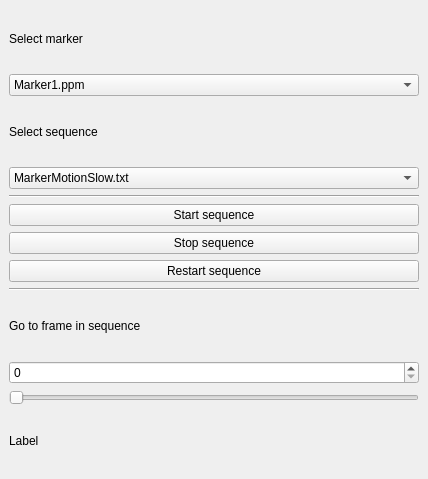
<?xml version="1.0" encoding="UTF-8"?>
<ui version="4.0">
 <class>SamplePlugin</class>
 <widget class="QDockWidget" name="SamplePlugin">
  <property name="geometry">
   <rect>
    <x>0</x>
    <y>0</y>
    <width>428</width>
    <height>479</height>
   </rect>
  </property>
  <property name="windowTitle">
   <string>DockWidget</string>
  </property>
  <widget class="QWidget" name="dockWidgetContents">
   <layout class="QVBoxLayout" name="verticalLayout_2">
    <item>
     <layout class="QVBoxLayout" name="verticalLayout">
      <item>
       <widget class="QLabel" name="label">
        <property name="text">
         <string>Select marker</string>
        </property>
       </widget>
      </item>
      <item>
       <widget class="QComboBox" name="_drop_markerselect">
        <item>
         <property name="text">
          <string>Marker1.ppm</string>
         </property>
        </item>
        <item>
         <property name="text">
          <string>Marker2a.ppm</string>
         </property>
        </item>
        <item>
         <property name="text">
          <string>Marker2b.ppm</string>
         </property>
        </item>
        <item>
         <property name="text">
          <string>Marker3.ppm</string>
         </property>
        </item>
       </widget>
      </item>
      <item>
       <widget class="QLabel" name="label_2">
        <property name="text">
         <string>Select sequence</string>
        </property>
       </widget>
      </item>
      <item>
       <widget class="QComboBox" name="_drop_sequenceselect">
        <item>
         <property name="text">
          <string>MarkerMotionSlow.txt</string>
         </property>
        </item>
        <item>
         <property name="text">
          <string>MarkerMotionMedium.txt</string>
         </property>
        </item>
        <item>
         <property name="text">
          <string>MarkerMotionFast.txt</string>
         </property>
        </item>
       </widget>
      </item>
      <item>
       <widget class="Line" name="line">
        <property name="orientation">
         <enum>Qt::Horizontal</enum>
        </property>
       </widget>
      </item>
      <item>
       <widget class="QPushButton" name="_btnStart">
        <property name="text">
         <string>Start sequence</string>
        </property>
       </widget>
      </item>
      <item>
       <widget class="QPushButton" name="_btnStop">
        <property name="text">
         <string>Stop sequence</string>
        </property>
       </widget>
      </item>
      <item>
       <widget class="QPushButton" name="_btnRestart">
        <property name="text">
         <string>Restart sequence</string>
        </property>
       </widget>
      </item>
      <item>
       <widget class="Line" name="line_2">
        <property name="orientation">
         <enum>Qt::Horizontal</enum>
        </property>
       </widget>
      </item>
      <item>
       <widget class="QLabel" name="label_3">
        <property name="text">
         <string>Go to frame in sequence</string>
        </property>
       </widget>
      </item>
      <item>
       <widget class="QSpinBox" name="_spinBox">
        <property name="maximum">
         <number>50</number>
        </property>
       </widget>
      </item>
      <item>
       <widget class="QSlider" name="_slider">
        <property name="maximum">
         <number>500</number>
        </property>
        <property name="pageStep">
         <number>1</number>
        </property>
        <property name="orientation">
         <enum>Qt::Horizontal</enum>
        </property>
       </widget>
      </item>
      <item>
       <widget class="QLabel" name="_label">
        <property name="text">
         <string>Label</string>
        </property>
       </widget>
      </item>
     </layout>
    </item>
   </layout>
  </widget>
 </widget>
 <resources/>
 <connections/>
</ui>
